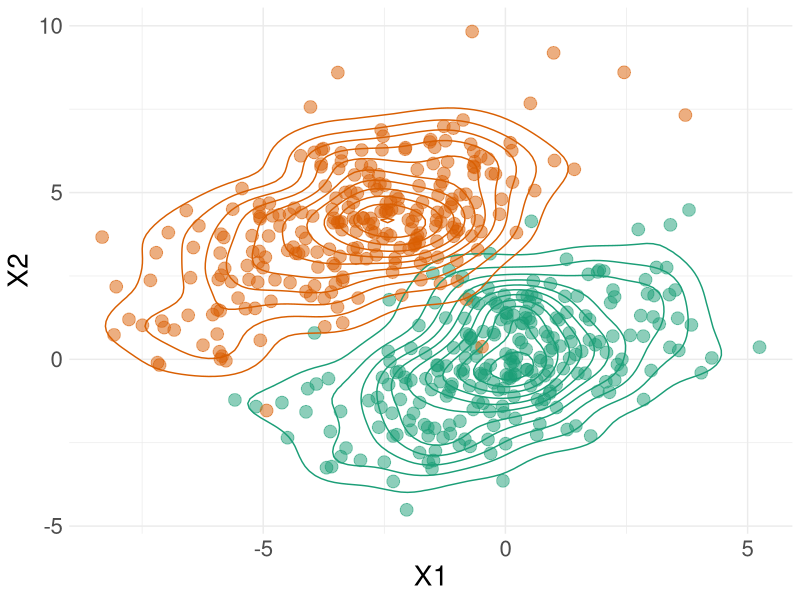
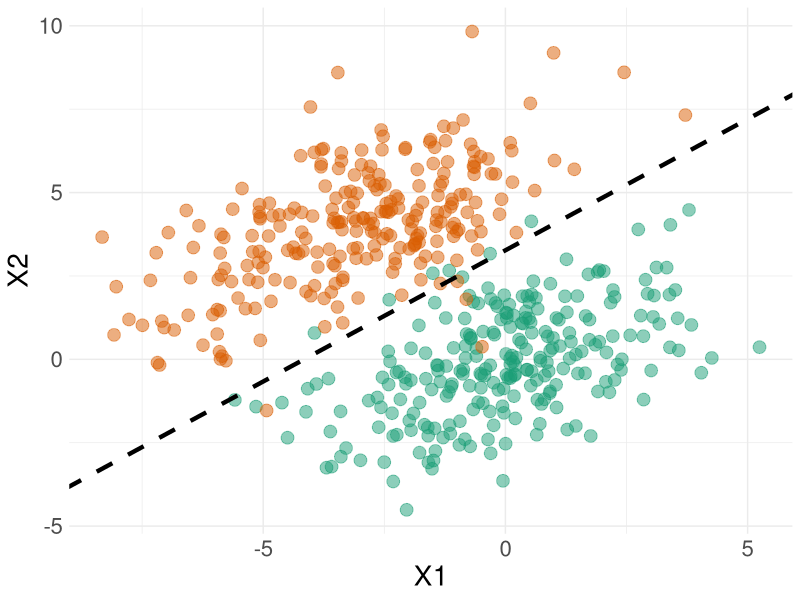

R code for these plots, in order:

library(tidyverse)
library(mvtnorm)

s <- matrix(c(4,2,2,3), ncol = 2)

m1 <- c(0, 0)
m2 <- c(-3, 4)

n <- 250
set.seed(42)
x1 <- rmvnorm(n = n, mean = m1, sigma = s)
x2 <- rmvnorm(n = n, mean = m2, sigma = s)

d <- data.frame(rbind(x1,x2))
d$class <- as.factor(rep(c("1", "2"), each = 250))

ggplot(d, aes(x = X1, y = X2, group = class, color =class)) +
  geom_point(alpha = .5, size = 4) +
  geom_density_2d() + 
  scale_color_brewer(palette = "Dark2") + 
  theme_minimal()  +
  theme(text = element_text(size=20),
        legend.position = "none") 

  
  
fit <-  glm(data=d, 
            class ~ ., #<<
            family=binomial(link="logit")) 
slope <- coef(fit)[2]/(-coef(fit)[3])
intercept <- coef(fit)[1]/(-coef(fit)[3])

ggplot(d, aes(x=X1, y=X2, color=factor(class)))+ 
  geom_point(alpha = 0.5, size = 4) + 
  geom_abline(slope=slope, intercept=intercept, linetype ="dashed", size = 1.5) +
  scale_color_brewer(palette= "Dark2") +
  theme_minimal()+
  theme(text = element_text(size=20),
        legend.position = "none") 
